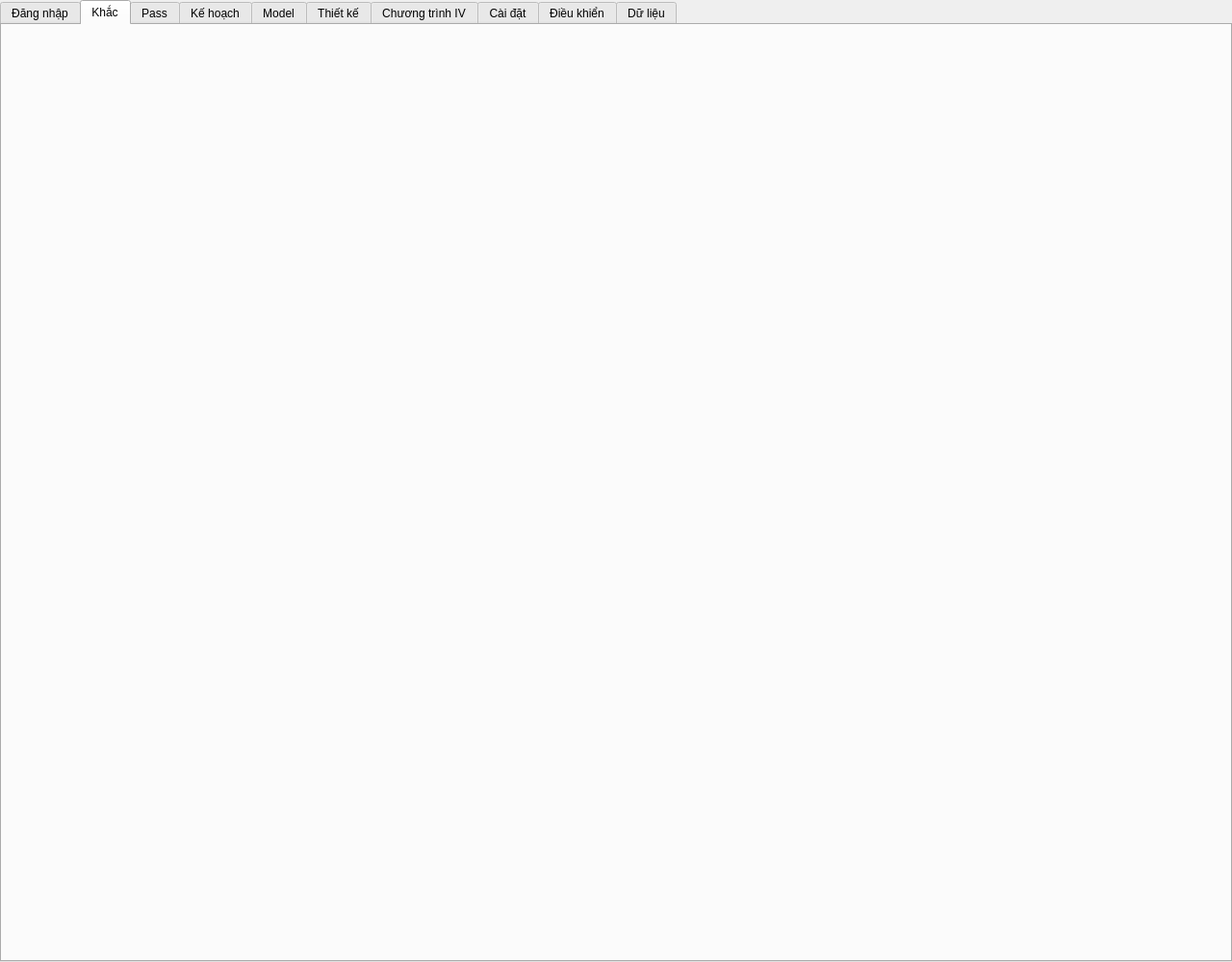
<?xml version="1.0" encoding="UTF-8"?>
<ui version="4.0">
 <class>MainWindow</class>
 <widget class="QMainWindow" name="MainWindow">
  <property name="geometry">
   <rect>
    <x>0</x>
    <y>0</y>
    <width>1280</width>
    <height>1000</height>
   </rect>
  </property>
  <property name="windowTitle">
   <string>LASER MARKER SYSTEM</string>
  </property>
  <property name="styleSheet">
   <string notr="true"/>
  </property>
  <widget class="QWidget" name="centralWidget">
   <layout class="QGridLayout" name="gridLayout_2">
    <property name="leftMargin">
     <number>0</number>
    </property>
    <property name="topMargin">
     <number>0</number>
    </property>
    <property name="rightMargin">
     <number>0</number>
    </property>
    <property name="bottomMargin">
     <number>0</number>
    </property>
    <item row="0" column="0">
     <widget class="QTabWidget" name="tabWidget">
      <property name="currentIndex">
       <number>1</number>
      </property>
      <property name="iconSize">
       <size>
        <width>32</width>
        <height>32</height>
       </size>
      </property>
      <widget class="QWidget" name="tabLogin">
       <attribute name="icon">
        <iconset resource="../Assets/Icons/icons.qrc">
         <normaloff>:/protect-01.png</normaloff>:/protect-01.png</iconset>
       </attribute>
       <attribute name="title">
        <string>Đăng nhập</string>
       </attribute>
      </widget>
      <widget class="QWidget" name="tabMark">
       <attribute name="icon">
        <iconset resource="../Assets/Icons/icons.qrc">
         <normaloff>:/laser_beam_48px.png</normaloff>:/laser_beam_48px.png</iconset>
       </attribute>
       <attribute name="title">
        <string>Khắc</string>
       </attribute>
       <layout class="QGridLayout" name="gridLayout_6">
        <property name="leftMargin">
         <number>0</number>
        </property>
        <property name="topMargin">
         <number>0</number>
        </property>
        <property name="rightMargin">
         <number>0</number>
        </property>
        <property name="bottomMargin">
         <number>0</number>
        </property>
       </layout>
      </widget>
      <widget class="QWidget" name="tabTransfer">
       <attribute name="icon">
        <iconset resource="../Assets/Icons/icons.qrc">
         <normaloff>:/data_transfer_48px.png</normaloff>:/data_transfer_48px.png</iconset>
       </attribute>
       <attribute name="title">
        <string>Pass</string>
       </attribute>
       <layout class="QGridLayout" name="gridLayout_7">
        <property name="leftMargin">
         <number>0</number>
        </property>
        <property name="topMargin">
         <number>0</number>
        </property>
        <property name="rightMargin">
         <number>0</number>
        </property>
        <property name="bottomMargin">
         <number>0</number>
        </property>
       </layout>
      </widget>
      <widget class="QWidget" name="tabPlans">
       <attribute name="icon">
        <iconset resource="../Assets/Icons/icons.qrc">
         <normaloff>:/schedule_48px.png</normaloff>:/schedule_48px.png</iconset>
       </attribute>
       <attribute name="title">
        <string>Kế hoạch</string>
       </attribute>
       <layout class="QGridLayout" name="gridLayout_3">
        <property name="leftMargin">
         <number>0</number>
        </property>
        <property name="topMargin">
         <number>0</number>
        </property>
        <property name="rightMargin">
         <number>0</number>
        </property>
        <property name="bottomMargin">
         <number>0</number>
        </property>
       </layout>
      </widget>
      <widget class="QWidget" name="tabModel">
       <attribute name="icon">
        <iconset resource="../Assets/Icons/icons.qrc">
         <normaloff>:/prototype_48px.png</normaloff>:/prototype_48px.png</iconset>
       </attribute>
       <attribute name="title">
        <string>Model</string>
       </attribute>
       <layout class="QGridLayout" name="gridLayout_5">
        <property name="leftMargin">
         <number>0</number>
        </property>
        <property name="topMargin">
         <number>0</number>
        </property>
        <property name="rightMargin">
         <number>0</number>
        </property>
        <property name="bottomMargin">
         <number>0</number>
        </property>
       </layout>
      </widget>
      <widget class="QWidget" name="tabDesign">
       <attribute name="icon">
        <iconset resource="../Assets/Icons/icons.qrc">
         <normaloff>:/text_width_48px.png</normaloff>:/text_width_48px.png</iconset>
       </attribute>
       <attribute name="title">
        <string>Thiết kế</string>
       </attribute>
       <layout class="QGridLayout" name="gridLayout_4">
        <property name="leftMargin">
         <number>0</number>
        </property>
        <property name="topMargin">
         <number>0</number>
        </property>
        <property name="rightMargin">
         <number>0</number>
        </property>
        <property name="bottomMargin">
         <number>0</number>
        </property>
       </layout>
      </widget>
      <widget class="QWidget" name="tabIV">
       <attribute name="icon">
        <iconset resource="../Assets/Icons/icons.qrc">
         <normaloff>:/iris_scan_48px.png</normaloff>:/iris_scan_48px.png</iconset>
       </attribute>
       <attribute name="title">
        <string>Chương trình IV</string>
       </attribute>
       <layout class="QGridLayout" name="gridLayout_8">
        <property name="leftMargin">
         <number>0</number>
        </property>
        <property name="topMargin">
         <number>0</number>
        </property>
        <property name="rightMargin">
         <number>0</number>
        </property>
        <property name="bottomMargin">
         <number>0</number>
        </property>
       </layout>
      </widget>
      <widget class="QWidget" name="tabSetting">
       <attribute name="icon">
        <iconset resource="../Assets/Icons/icons.qrc">
         <normaloff>:/settings_48px.png</normaloff>:/settings_48px.png</iconset>
       </attribute>
       <attribute name="title">
        <string>Cài đặt</string>
       </attribute>
       <layout class="QGridLayout" name="gridLayout_9">
        <property name="leftMargin">
         <number>0</number>
        </property>
        <property name="topMargin">
         <number>0</number>
        </property>
        <property name="rightMargin">
         <number>0</number>
        </property>
        <property name="bottomMargin">
         <number>0</number>
        </property>
       </layout>
      </widget>
      <widget class="QWidget" name="tabControl">
       <attribute name="icon">
        <iconset resource="../Assets/Icons/icons.qrc">
         <normaloff>:/joystick_48px.png</normaloff>:/joystick_48px.png</iconset>
       </attribute>
       <attribute name="title">
        <string>Điều khiển</string>
       </attribute>
       <layout class="QGridLayout" name="gridLayout_10">
        <property name="leftMargin">
         <number>0</number>
        </property>
        <property name="topMargin">
         <number>0</number>
        </property>
        <property name="rightMargin">
         <number>0</number>
        </property>
        <property name="bottomMargin">
         <number>0</number>
        </property>
       </layout>
      </widget>
      <widget class="QWidget" name="tabData">
       <attribute name="icon">
        <iconset resource="../Assets/Icons/icons.qrc">
         <normaloff>:/microsoft_excel_2019_48px.png</normaloff>:/microsoft_excel_2019_48px.png</iconset>
       </attribute>
       <attribute name="title">
        <string>Dữ liệu</string>
       </attribute>
       <layout class="QGridLayout" name="gridLayout_11">
        <property name="leftMargin">
         <number>0</number>
        </property>
        <property name="topMargin">
         <number>0</number>
        </property>
        <property name="rightMargin">
         <number>0</number>
        </property>
        <property name="bottomMargin">
         <number>0</number>
        </property>
       </layout>
      </widget>
     </widget>
    </item>
   </layout>
  </widget>
  <action name="actionLogin">
   <property name="icon">
    <iconset resource="../Assets/Icons/icons.qrc">
     <normaloff>:/female_profile_48px.png</normaloff>:/female_profile_48px.png</iconset>
   </property>
   <property name="text">
    <string>Đăng nhập</string>
   </property>
   <property name="toolTip">
    <string>&lt;html&gt;&lt;head/&gt;&lt;body&gt;&lt;p&gt;&lt;span style=&quot; font-weight:700; color:#5555ff;&quot;&gt;Đăng nhập&lt;/span&gt;&lt;/p&gt;&lt;p&gt;&lt;span style=&quot; color:#404040;&quot;&gt;Click vào nút nhấn này khi tên nút là Đăng nhập, máy tính sẽ hiển thị hộp thoại đăng nhập.&lt;/span&gt;&lt;/p&gt;&lt;p&gt;&lt;span style=&quot; color:#404040;&quot;&gt;Đăng nhập thành công sẽ mở khóa nhiều tính năng của thiết bị.&lt;/span&gt;&lt;/p&gt;&lt;p&gt;&lt;span style=&quot; font-weight:700; color:#ff0000;&quot;&gt;Đăng xuất&lt;/span&gt;&lt;/p&gt;&lt;p&gt;&lt;span style=&quot; color:#404040;&quot;&gt;Click vào nút nhấn này, trạng thái đăng nhập sẽ bị xóa.&lt;/span&gt;&lt;/p&gt;&lt;p&gt;&lt;span style=&quot; color:#404040;&quot;&gt;Một số chức năng sẽ bị khóa lại.&lt;/span&gt;&lt;/p&gt;&lt;/body&gt;&lt;/html&gt;</string>
   </property>
  </action>
  <action name="actionSettings">
   <property name="checkable">
    <bool>true</bool>
   </property>
   <property name="checked">
    <bool>true</bool>
   </property>
   <property name="enabled">
    <bool>true</bool>
   </property>
   <property name="icon">
    <iconset resource="../Assets/Icons/icons.qrc">
     <normaloff>:/settings_48px.png</normaloff>:/settings_48px.png</iconset>
   </property>
   <property name="text">
    <string>Cài đặt</string>
   </property>
   <property name="toolTip">
    <string>&lt;html&gt;&lt;head/&gt;&lt;body&gt;&lt;p&gt;&lt;span style=&quot; font-weight:700; color:#5555ff;&quot;&gt;Cài đặt&lt;/span&gt;&lt;/p&gt;&lt;p&gt;&lt;span style=&quot; color:#404040;&quot;&gt;Click vào nút nhấn này, để hiển thị và thay đổi cài đặt của thiết bị.&lt;/span&gt;&lt;/p&gt;&lt;/body&gt;&lt;/html&gt;</string>
   </property>
  </action>
  <action name="actionMark">
   <property name="checkable">
    <bool>true</bool>
   </property>
   <property name="icon">
    <iconset resource="../Assets/Icons/icons.qrc">
     <normaloff>:/laser_beam_48px.png</normaloff>:/laser_beam_48px.png</iconset>
   </property>
   <property name="text">
    <string>Khắc</string>
   </property>
   <property name="toolTip">
    <string>&lt;html&gt;&lt;head/&gt;&lt;body&gt;&lt;p&gt;&lt;span style=&quot; font-weight:700; color:#5555ff;&quot;&gt;Khắc&lt;/span&gt;&lt;/p&gt;&lt;p&gt;&lt;span style=&quot; color:#404040;&quot;&gt;Click vào nút nhấn này, màn hình sẽ chuyển sang trang điều khiển cho chế độ khắc (sản xuất).&lt;/span&gt;&lt;/p&gt;&lt;/body&gt;&lt;/html&gt;</string>
   </property>
  </action>
  <action name="actionControl">
   <property name="checkable">
    <bool>true</bool>
   </property>
   <property name="enabled">
    <bool>true</bool>
   </property>
   <property name="icon">
    <iconset resource="../Assets/Icons/icons.qrc">
     <normaloff>:/joystick_48px.png</normaloff>:/joystick_48px.png</iconset>
   </property>
   <property name="text">
    <string>Điều khiển</string>
   </property>
   <property name="toolTip">
    <string>&lt;html&gt;&lt;head/&gt;&lt;body&gt;&lt;p&gt;&lt;span style=&quot; font-weight:700; color:#5555ff;&quot;&gt;Điều khiển&lt;/span&gt;&lt;/p&gt;&lt;p&gt;&lt;span style=&quot; color:#404040;&quot;&gt;Click vào nút nhấn này, màn hình sẽ chuyển sang bảng điều khiển thiết bị.&lt;/span&gt;&lt;/p&gt;&lt;/body&gt;&lt;/html&gt;</string>
   </property>
  </action>
  <action name="actionLot">
   <property name="checkable">
    <bool>true</bool>
   </property>
   <property name="enabled">
    <bool>true</bool>
   </property>
   <property name="icon">
    <iconset resource="../Assets/Icons/icons.qrc">
     <normaloff>:/schedule_48px.png</normaloff>:/schedule_48px.png</iconset>
   </property>
   <property name="text">
    <string>Kế hoạch</string>
   </property>
   <property name="toolTip">
    <string>&lt;html&gt;&lt;head/&gt;&lt;body&gt;&lt;p&gt;&lt;span style=&quot; font-weight:700; color:#5555ff;&quot;&gt;Kế hoạch&lt;/span&gt;&lt;/p&gt;&lt;p&gt;&lt;span style=&quot; color:#404040;&quot;&gt;Click vào nút nhấn này, màn hình sẽ chuyển sang trang quản lý kế hoạch.&lt;/span&gt;&lt;/p&gt;&lt;p&gt;&lt;span style=&quot; color:#404040;&quot;&gt;Có thể xem, thay đổi, lập kế hoạch sản xuất.&lt;/span&gt;&lt;/p&gt;&lt;/body&gt;&lt;/html&gt;</string>
   </property>
  </action>
  <action name="actionModel">
   <property name="checkable">
    <bool>true</bool>
   </property>
   <property name="enabled">
    <bool>true</bool>
   </property>
   <property name="icon">
    <iconset resource="../Assets/Icons/icons.qrc">
     <normaloff>:/prototype_48px.png</normaloff>:/prototype_48px.png</iconset>
   </property>
   <property name="text">
    <string>Model</string>
   </property>
   <property name="toolTip">
    <string>&lt;html&gt;&lt;head/&gt;&lt;body&gt;&lt;p&gt;&lt;span style=&quot; font-weight:700; color:#5555ff;&quot;&gt;Quản lý model&lt;/span&gt;&lt;/p&gt;&lt;p&gt;&lt;span style=&quot; color:#404040;&quot;&gt;Click vào nút nhấn này, màn hình sẽ chuyển sang trang quản lý model.&lt;/span&gt;&lt;/p&gt;&lt;p&gt;&lt;span style=&quot; color:#404040;&quot;&gt;Có thể xem, thay đổi, tạo mới các model cùng các thông số đi kèm.&lt;/span&gt;&lt;/p&gt;&lt;/body&gt;&lt;/html&gt;</string>
   </property>
  </action>
  <action name="actionDesign">
   <property name="checkable">
    <bool>true</bool>
   </property>
   <property name="enabled">
    <bool>true</bool>
   </property>
   <property name="icon">
    <iconset resource="../Assets/Icons/icons.qrc">
     <normaloff>:/text_width_48px.png</normaloff>:/text_width_48px.png</iconset>
   </property>
   <property name="text">
    <string>Thiết kế</string>
   </property>
   <property name="toolTip">
    <string>&lt;html&gt;&lt;head/&gt;&lt;body&gt;&lt;p&gt;&lt;span style=&quot; font-weight:700; color:#5555ff;&quot;&gt;Quản lý thiết kế&lt;/span&gt;&lt;/p&gt;&lt;p&gt;&lt;span style=&quot; color:#404040;&quot;&gt;Click vào nút nhấn này, màn hình sẽ chuyển sang trang quản lý thiết kế của một chương trình (tương ứng với một mẫu tem).&lt;/span&gt;&lt;/p&gt;&lt;p&gt;&lt;span style=&quot; color:#404040;&quot;&gt;Có thể xem, thay đổi thông số, nội dung của từng chương trình (từng mẫu tem).&lt;/span&gt;&lt;/p&gt;&lt;/body&gt;&lt;/html&gt;</string>
   </property>
  </action>
  <action name="actionIVProgram">
   <property name="checkable">
    <bool>true</bool>
   </property>
   <property name="enabled">
    <bool>true</bool>
   </property>
   <property name="icon">
    <iconset resource="../Assets/Icons/icons.qrc">
     <normaloff>:/iris_scan_48px.png</normaloff>:/iris_scan_48px.png</iconset>
   </property>
   <property name="text">
    <string>Chương trình IV</string>
   </property>
  </action>
  <action name="actionPass">
   <property name="checkable">
    <bool>true</bool>
   </property>
   <property name="icon">
    <iconset resource="../Assets/Icons/icons.qrc">
     <normaloff>:/data_transfer_48px.png</normaloff>:/data_transfer_48px.png</iconset>
   </property>
   <property name="text">
    <string>Pass</string>
   </property>
   <property name="toolTip">
    <string>&lt;html&gt;&lt;head/&gt;&lt;body&gt;&lt;p&gt;&lt;span style=&quot; font-weight:700; color:#5555ff;&quot;&gt;Chế độ PASS&lt;/span&gt;&lt;/p&gt;&lt;p&gt;&lt;span style=&quot; color:#404040;&quot;&gt;Click vào nút nhấn này, màn hình sẽ chuyển sang chế độ PASS.&lt;/span&gt;&lt;/p&gt;&lt;/body&gt;&lt;/html&gt;</string>
   </property>
  </action>
 </widget>
 <layoutdefault spacing="6" margin="11"/>
 <resources>
  <include location="../Assets/Icons/icons.qrc"/>
 </resources>
 <connections/>
</ui>
